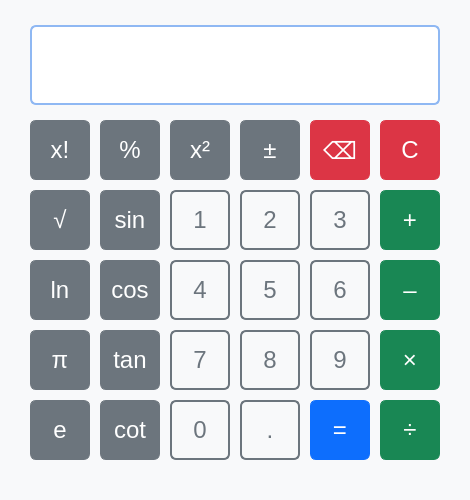
<?xml version="1.0" encoding="UTF-8"?>
<ui version="4.0">
 <class>MainWindow</class>
 <widget class="QMainWindow" name="MainWindow">
  <property name="geometry">
   <rect>
    <x>0</x>
    <y>0</y>
    <width>470</width>
    <height>500</height>
   </rect>
  </property>
  <property name="font">
   <font>
    <pointsize>18</pointsize>
   </font>
  </property>
  <property name="windowTitle">
   <string>MainWindow</string>
  </property>
  <property name="styleSheet">
   <string notr="true">border: none;
background-color: rgb(248, 249, 250);</string>
  </property>
  <widget class="QWidget" name="centralwidget">
   <widget class="QLineEdit" name="expLine">
    <property name="geometry">
     <rect>
      <x>30</x>
      <y>25</y>
      <width>410</width>
      <height>80</height>
     </rect>
    </property>
    <property name="font">
     <font>
      <pointsize>18</pointsize>
      <bold>false</bold>
     </font>
    </property>
    <property name="focusPolicy">
     <enum>Qt::NoFocus</enum>
    </property>
    <property name="styleSheet">
     <string notr="true">QLineEdit {
background-color: white;
border: 2px solid rgb(143,184,243);
border-radius: 6px;
color:rgb(0, 0, 0);
}
QLineEdit:focus {
border: 2px solid rgb(143,184,243);
}</string>
    </property>
    <property name="inputMask">
     <string/>
    </property>
    <property name="maxLength">
     <number>100</number>
    </property>
    <property name="alignment">
     <set>Qt::AlignBottom|Qt::AlignLeading|Qt::AlignLeft</set>
    </property>
    <property name="readOnly">
     <bool>true</bool>
    </property>
    <property name="clearButtonEnabled">
     <bool>false</bool>
    </property>
   </widget>
   <widget class="QPushButton" name="numButt_1">
    <property name="geometry">
     <rect>
      <x>170</x>
      <y>190</y>
      <width>60</width>
      <height>60</height>
     </rect>
    </property>
    <property name="font">
     <font>
      <pointsize>18</pointsize>
     </font>
    </property>
    <property name="focusPolicy">
     <enum>Qt::NoFocus</enum>
    </property>
    <property name="styleSheet">
     <string notr="true">QPushButton {
color: rgb(108,117,125);
border:2px solid rgb(108,117,125);
border-radius: 6px;
background-color: transparent;
}
QPushButton:hover {
border-color: rgb(108, 117, 125);
background-color: rgb(108, 117, 125);
color: rgb(255, 255, 255);
}</string>
    </property>
    <property name="text">
     <string>1</string>
    </property>
   </widget>
   <widget class="QPushButton" name="numButt_2">
    <property name="geometry">
     <rect>
      <x>240</x>
      <y>190</y>
      <width>60</width>
      <height>60</height>
     </rect>
    </property>
    <property name="font">
     <font>
      <pointsize>18</pointsize>
     </font>
    </property>
    <property name="focusPolicy">
     <enum>Qt::NoFocus</enum>
    </property>
    <property name="styleSheet">
     <string notr="true">QPushButton {
color: rgb(108,117,125);
border:2px solid rgb(108,117,125);
border-radius: 6px;
background-color: transparent;
}
QPushButton:hover {
border-color: rgb(108, 117, 125);
background-color: rgb(108, 117, 125);
color: rgb(255, 255, 255);
}</string>
    </property>
    <property name="text">
     <string>2</string>
    </property>
   </widget>
   <widget class="QPushButton" name="numButt_3">
    <property name="geometry">
     <rect>
      <x>310</x>
      <y>190</y>
      <width>60</width>
      <height>60</height>
     </rect>
    </property>
    <property name="font">
     <font>
      <pointsize>18</pointsize>
     </font>
    </property>
    <property name="focusPolicy">
     <enum>Qt::NoFocus</enum>
    </property>
    <property name="styleSheet">
     <string notr="true">QPushButton {
color: rgb(108,117,125);
border:2px solid rgb(108,117,125);
border-radius: 6px;
background-color: transparent;
}
QPushButton:hover {
border-color: rgb(108, 117, 125);
background-color: rgb(108, 117, 125);
color: rgb(255, 255, 255);
}</string>
    </property>
    <property name="text">
     <string>3</string>
    </property>
   </widget>
   <widget class="QPushButton" name="numButt_4">
    <property name="geometry">
     <rect>
      <x>170</x>
      <y>260</y>
      <width>60</width>
      <height>60</height>
     </rect>
    </property>
    <property name="font">
     <font>
      <pointsize>18</pointsize>
     </font>
    </property>
    <property name="focusPolicy">
     <enum>Qt::NoFocus</enum>
    </property>
    <property name="styleSheet">
     <string notr="true">QPushButton {
color: rgb(108,117,125);
border:2px solid rgb(108,117,125);
border-radius: 6px;
background-color: transparent;
}
QPushButton:hover {
border-color: rgb(108, 117, 125);
background-color: rgb(108, 117, 125);
color: rgb(255, 255, 255);
}</string>
    </property>
    <property name="text">
     <string>4</string>
    </property>
   </widget>
   <widget class="QPushButton" name="numButt_5">
    <property name="geometry">
     <rect>
      <x>240</x>
      <y>260</y>
      <width>60</width>
      <height>60</height>
     </rect>
    </property>
    <property name="font">
     <font>
      <pointsize>18</pointsize>
     </font>
    </property>
    <property name="focusPolicy">
     <enum>Qt::NoFocus</enum>
    </property>
    <property name="styleSheet">
     <string notr="true">QPushButton {
color: rgb(108,117,125);
border:2px solid rgb(108,117,125);
border-radius: 6px;
background-color: transparent;
}
QPushButton:hover {
border-color: rgb(108, 117, 125);
background-color: rgb(108, 117, 125);
color: rgb(255, 255, 255);
}</string>
    </property>
    <property name="text">
     <string>5</string>
    </property>
   </widget>
   <widget class="QPushButton" name="numButt_6">
    <property name="geometry">
     <rect>
      <x>310</x>
      <y>260</y>
      <width>60</width>
      <height>60</height>
     </rect>
    </property>
    <property name="font">
     <font>
      <pointsize>18</pointsize>
     </font>
    </property>
    <property name="focusPolicy">
     <enum>Qt::NoFocus</enum>
    </property>
    <property name="styleSheet">
     <string notr="true">QPushButton {
color: rgb(108,117,125);
border:2px solid rgb(108,117,125);
border-radius: 6px;
background-color: transparent;
}
QPushButton:hover {
border-color: rgb(108, 117, 125);
background-color: rgb(108, 117, 125);
color: rgb(255, 255, 255);
}</string>
    </property>
    <property name="text">
     <string>6</string>
    </property>
   </widget>
   <widget class="QPushButton" name="numButt_7">
    <property name="geometry">
     <rect>
      <x>170</x>
      <y>330</y>
      <width>60</width>
      <height>60</height>
     </rect>
    </property>
    <property name="font">
     <font>
      <pointsize>18</pointsize>
     </font>
    </property>
    <property name="focusPolicy">
     <enum>Qt::NoFocus</enum>
    </property>
    <property name="styleSheet">
     <string notr="true">QPushButton {
color: rgb(108,117,125);
border:2px solid rgb(108,117,125);
border-radius: 6px;
background-color: transparent;
}
QPushButton:hover {
border-color: rgb(108, 117, 125);
background-color: rgb(108, 117, 125);
color: rgb(255, 255, 255);
}</string>
    </property>
    <property name="text">
     <string>7</string>
    </property>
   </widget>
   <widget class="QPushButton" name="numButt_8">
    <property name="geometry">
     <rect>
      <x>240</x>
      <y>330</y>
      <width>60</width>
      <height>60</height>
     </rect>
    </property>
    <property name="font">
     <font>
      <pointsize>18</pointsize>
     </font>
    </property>
    <property name="focusPolicy">
     <enum>Qt::NoFocus</enum>
    </property>
    <property name="styleSheet">
     <string notr="true">QPushButton {
color: rgb(108,117,125);
border:2px solid rgb(108,117,125);
border-radius: 6px;
background-color: transparent;
}
QPushButton:hover {
border-color: rgb(108, 117, 125);
background-color: rgb(108, 117, 125);
color: rgb(255, 255, 255);
}</string>
    </property>
    <property name="text">
     <string>8</string>
    </property>
   </widget>
   <widget class="QPushButton" name="numButt_9">
    <property name="geometry">
     <rect>
      <x>310</x>
      <y>330</y>
      <width>60</width>
      <height>60</height>
     </rect>
    </property>
    <property name="font">
     <font>
      <pointsize>18</pointsize>
     </font>
    </property>
    <property name="focusPolicy">
     <enum>Qt::NoFocus</enum>
    </property>
    <property name="styleSheet">
     <string notr="true">QPushButton {
color: rgb(108,117,125);
border:2px solid rgb(108,117,125);
border-radius: 6px;
background-color: transparent;
}
QPushButton:hover {
border-color: rgb(108, 117, 125);
background-color: rgb(108, 117, 125);
color: rgb(255, 255, 255);
}</string>
    </property>
    <property name="text">
     <string>9</string>
    </property>
   </widget>
   <widget class="QPushButton" name="numButt_0">
    <property name="geometry">
     <rect>
      <x>170</x>
      <y>400</y>
      <width>60</width>
      <height>60</height>
     </rect>
    </property>
    <property name="font">
     <font>
      <pointsize>18</pointsize>
     </font>
    </property>
    <property name="focusPolicy">
     <enum>Qt::NoFocus</enum>
    </property>
    <property name="styleSheet">
     <string notr="true">QPushButton {
color: rgb(108,117,125);
border:2px solid rgb(108,117,125);
border-radius: 6px;
background-color: transparent;
}
QPushButton:hover {
border-color: rgb(108, 117, 125);
background-color: rgb(108, 117, 125);
color: rgb(255, 255, 255);
}</string>
    </property>
    <property name="text">
     <string>0</string>
    </property>
   </widget>
   <widget class="QPushButton" name="clearAllButt">
    <property name="geometry">
     <rect>
      <x>380</x>
      <y>120</y>
      <width>60</width>
      <height>60</height>
     </rect>
    </property>
    <property name="font">
     <font>
      <pointsize>18</pointsize>
     </font>
    </property>
    <property name="focusPolicy">
     <enum>Qt::NoFocus</enum>
    </property>
    <property name="styleSheet">
     <string notr="true">QPushButton {
color: white;
border:1px solid rgb(220, 53, 69);
border-radius: 6px;
background-color: rgb(220, 53, 69);
}
QPushButton:hover {
border-color: rgb(187, 45, 59);
background-color:rgb(187, 45, 59);
}</string>
    </property>
    <property name="text">
     <string>C</string>
    </property>
   </widget>
   <widget class="QPushButton" name="divButt">
    <property name="geometry">
     <rect>
      <x>380</x>
      <y>400</y>
      <width>60</width>
      <height>60</height>
     </rect>
    </property>
    <property name="font">
     <font>
      <pointsize>18</pointsize>
     </font>
    </property>
    <property name="focusPolicy">
     <enum>Qt::NoFocus</enum>
    </property>
    <property name="styleSheet">
     <string notr="true">QPushButton {
color: white;
border:1px solid rgb(25, 135, 84);
border-radius: 6px;
background-color: rgb(25, 135, 84);
}
QPushButton:hover {
border-color: rgb(21, 115, 71);
background-color: rgb(21, 115, 71)
}</string>
    </property>
    <property name="text">
     <string>÷</string>
    </property>
   </widget>
   <widget class="QPushButton" name="multButt">
    <property name="geometry">
     <rect>
      <x>380</x>
      <y>330</y>
      <width>60</width>
      <height>60</height>
     </rect>
    </property>
    <property name="font">
     <font>
      <pointsize>18</pointsize>
     </font>
    </property>
    <property name="focusPolicy">
     <enum>Qt::NoFocus</enum>
    </property>
    <property name="styleSheet">
     <string notr="true">QPushButton {
color: white;
border:1px solid rgb(25, 135, 84);
border-radius: 6px;
background-color: rgb(25, 135, 84);
}
QPushButton:hover {
border-color: rgb(21, 115, 71);
background-color: rgb(21, 115, 71)
}</string>
    </property>
    <property name="text">
     <string>×</string>
    </property>
   </widget>
   <widget class="QPushButton" name="plusButt">
    <property name="geometry">
     <rect>
      <x>380</x>
      <y>190</y>
      <width>60</width>
      <height>60</height>
     </rect>
    </property>
    <property name="font">
     <font>
      <pointsize>18</pointsize>
     </font>
    </property>
    <property name="focusPolicy">
     <enum>Qt::NoFocus</enum>
    </property>
    <property name="styleSheet">
     <string notr="true">QPushButton {
color: white;
border:1px solid rgb(25, 135, 84);
border-radius: 6px;
background-color: rgb(25, 135, 84);
}
QPushButton:hover {
border-color: rgb(21, 115, 71);
background-color: rgb(21, 115, 71)
}</string>
    </property>
    <property name="text">
     <string>+</string>
    </property>
   </widget>
   <widget class="QPushButton" name="minusButt">
    <property name="geometry">
     <rect>
      <x>380</x>
      <y>260</y>
      <width>60</width>
      <height>60</height>
     </rect>
    </property>
    <property name="font">
     <font>
      <pointsize>18</pointsize>
     </font>
    </property>
    <property name="focusPolicy">
     <enum>Qt::NoFocus</enum>
    </property>
    <property name="styleSheet">
     <string notr="true">QPushButton {
color: white;
border:1px solid rgb(25, 135, 84);
border-radius: 6px;
background-color: rgb(25, 135, 84);
}
QPushButton:hover {
border-color: rgb(21, 115, 71);
background-color: rgb(21, 115, 71)
}</string>
    </property>
    <property name="text">
     <string>–</string>
    </property>
   </widget>
   <widget class="QPushButton" name="dotButt">
    <property name="geometry">
     <rect>
      <x>240</x>
      <y>400</y>
      <width>60</width>
      <height>60</height>
     </rect>
    </property>
    <property name="font">
     <font>
      <pointsize>18</pointsize>
     </font>
    </property>
    <property name="focusPolicy">
     <enum>Qt::NoFocus</enum>
    </property>
    <property name="styleSheet">
     <string notr="true">QPushButton {
color: rgb(108,117,125);
border:2px solid rgb(108,117,125);
border-radius: 6px;
background-color: transparent;
}
QPushButton:hover {
border-color: rgb(108, 117, 125);
background-color: rgb(108, 117, 125);
color: rgb(255, 255, 255);
}</string>
    </property>
    <property name="text">
     <string>.</string>
    </property>
   </widget>
   <widget class="QPushButton" name="equalButt">
    <property name="geometry">
     <rect>
      <x>310</x>
      <y>400</y>
      <width>60</width>
      <height>60</height>
     </rect>
    </property>
    <property name="font">
     <font>
      <pointsize>18</pointsize>
     </font>
    </property>
    <property name="focusPolicy">
     <enum>Qt::NoFocus</enum>
    </property>
    <property name="styleSheet">
     <string notr="true">QPushButton {
color: white;
border:1px solid rgb(13,110,253);
border-radius: 6px;
background-color: rgb(13,110,253);
}
QPushButton:hover {
border-color: rgb(11,94,215);
background-color: rgb(11,94,215);
}</string>
    </property>
    <property name="text">
     <string>=</string>
    </property>
   </widget>
   <widget class="QPushButton" name="degreeButt">
    <property name="geometry">
     <rect>
      <x>170</x>
      <y>120</y>
      <width>60</width>
      <height>60</height>
     </rect>
    </property>
    <property name="font">
     <font>
      <pointsize>18</pointsize>
     </font>
    </property>
    <property name="focusPolicy">
     <enum>Qt::NoFocus</enum>
    </property>
    <property name="styleSheet">
     <string notr="true">QPushButton {
color: white;
border:1px solid rgb(108,117,125);
border-radius: 6px;
background-color: rgb(108,117,125);
}
QPushButton:hover {
border-color: rgb(92,99,106);
background-color: rgb(92,99,106);
}</string>
    </property>
    <property name="text">
     <string>x²</string>
    </property>
   </widget>
   <widget class="QPushButton" name="reverseButt">
    <property name="geometry">
     <rect>
      <x>240</x>
      <y>120</y>
      <width>60</width>
      <height>60</height>
     </rect>
    </property>
    <property name="font">
     <font>
      <pointsize>18</pointsize>
     </font>
    </property>
    <property name="focusPolicy">
     <enum>Qt::NoFocus</enum>
    </property>
    <property name="styleSheet">
     <string notr="true">QPushButton {
color: white;
border:1px solid rgb(108,117,125);
border-radius: 6px;
background-color: rgb(108,117,125);
}
QPushButton:hover {
border-color: rgb(92,99,106);
background-color: rgb(92,99,106);
}</string>
    </property>
    <property name="text">
     <string>±</string>
    </property>
   </widget>
   <widget class="QPushButton" name="clearButt">
    <property name="geometry">
     <rect>
      <x>310</x>
      <y>120</y>
      <width>60</width>
      <height>60</height>
     </rect>
    </property>
    <property name="font">
     <font>
      <pointsize>18</pointsize>
     </font>
    </property>
    <property name="focusPolicy">
     <enum>Qt::NoFocus</enum>
    </property>
    <property name="styleSheet">
     <string notr="true">QPushButton {
color: white;
border:1px solid rgb(220, 53, 69);
border-radius: 6px;
background-color: rgb(220, 53, 69);
}
QPushButton:hover {
border-color: rgb(187, 45, 59);
background-color:rgb(187, 45, 59);
}</string>
    </property>
    <property name="text">
     <string>⌫</string>
    </property>
   </widget>
   <widget class="QPushButton" name="perButt">
    <property name="geometry">
     <rect>
      <x>100</x>
      <y>120</y>
      <width>60</width>
      <height>60</height>
     </rect>
    </property>
    <property name="font">
     <font>
      <pointsize>18</pointsize>
     </font>
    </property>
    <property name="focusPolicy">
     <enum>Qt::NoFocus</enum>
    </property>
    <property name="styleSheet">
     <string notr="true">QPushButton {
color: white;
border:1px solid rgb(108,117,125);
border-radius: 6px;
background-color: rgb(108,117,125);
}
QPushButton:hover {
border-color: rgb(92,99,106);
background-color: rgb(92,99,106);
}</string>
    </property>
    <property name="text">
     <string>%</string>
    </property>
   </widget>
   <widget class="QPushButton" name="facButt">
    <property name="geometry">
     <rect>
      <x>30</x>
      <y>120</y>
      <width>60</width>
      <height>60</height>
     </rect>
    </property>
    <property name="font">
     <font>
      <pointsize>18</pointsize>
     </font>
    </property>
    <property name="focusPolicy">
     <enum>Qt::NoFocus</enum>
    </property>
    <property name="styleSheet">
     <string notr="true">QPushButton {
color: white;
border:1px solid rgb(108,117,125);
border-radius: 6px;
background-color: rgb(108,117,125);
}
QPushButton:hover {
border-color: rgb(92,99,106);
background-color: rgb(92,99,106);
}</string>
    </property>
    <property name="text">
     <string>x!</string>
    </property>
   </widget>
   <widget class="QPushButton" name="sinButt">
    <property name="geometry">
     <rect>
      <x>100</x>
      <y>190</y>
      <width>60</width>
      <height>60</height>
     </rect>
    </property>
    <property name="font">
     <font>
      <pointsize>18</pointsize>
     </font>
    </property>
    <property name="focusPolicy">
     <enum>Qt::NoFocus</enum>
    </property>
    <property name="styleSheet">
     <string notr="true">QPushButton {
color: white;
border:1px solid rgb(108,117,125);
border-radius: 6px;
background-color: rgb(108,117,125);
}
QPushButton:hover {
border-color: rgb(92,99,106);
background-color: rgb(92,99,106);
}</string>
    </property>
    <property name="text">
     <string>sin</string>
    </property>
   </widget>
   <widget class="QPushButton" name="cosButt">
    <property name="geometry">
     <rect>
      <x>100</x>
      <y>260</y>
      <width>60</width>
      <height>60</height>
     </rect>
    </property>
    <property name="font">
     <font>
      <pointsize>18</pointsize>
     </font>
    </property>
    <property name="focusPolicy">
     <enum>Qt::NoFocus</enum>
    </property>
    <property name="styleSheet">
     <string notr="true">QPushButton {
color: white;
border:1px solid rgb(108,117,125);
border-radius: 6px;
background-color: rgb(108,117,125);
}
QPushButton:hover {
border-color: rgb(92,99,106);
background-color: rgb(92,99,106);
}</string>
    </property>
    <property name="text">
     <string>cos</string>
    </property>
   </widget>
   <widget class="QPushButton" name="tanButt">
    <property name="geometry">
     <rect>
      <x>100</x>
      <y>330</y>
      <width>60</width>
      <height>60</height>
     </rect>
    </property>
    <property name="font">
     <font>
      <pointsize>18</pointsize>
     </font>
    </property>
    <property name="focusPolicy">
     <enum>Qt::NoFocus</enum>
    </property>
    <property name="styleSheet">
     <string notr="true">QPushButton {
color: white;
border:1px solid rgb(108,117,125);
border-radius: 6px;
background-color: rgb(108,117,125);
}
QPushButton:hover {
border-color: rgb(92,99,106);
background-color: rgb(92,99,106);
}</string>
    </property>
    <property name="text">
     <string>tan</string>
    </property>
   </widget>
   <widget class="QPushButton" name="cotButt">
    <property name="geometry">
     <rect>
      <x>100</x>
      <y>400</y>
      <width>60</width>
      <height>60</height>
     </rect>
    </property>
    <property name="font">
     <font>
      <pointsize>18</pointsize>
     </font>
    </property>
    <property name="focusPolicy">
     <enum>Qt::NoFocus</enum>
    </property>
    <property name="styleSheet">
     <string notr="true">QPushButton {
color: white;
border:1px solid rgb(108,117,125);
border-radius: 6px;
background-color: rgb(108,117,125);
}
QPushButton:hover {
border-color: rgb(92,99,106);
background-color: rgb(92,99,106);
}</string>
    </property>
    <property name="text">
     <string>cot</string>
    </property>
   </widget>
   <widget class="QPushButton" name="sqrtButt">
    <property name="geometry">
     <rect>
      <x>30</x>
      <y>190</y>
      <width>60</width>
      <height>60</height>
     </rect>
    </property>
    <property name="font">
     <font>
      <pointsize>18</pointsize>
     </font>
    </property>
    <property name="focusPolicy">
     <enum>Qt::NoFocus</enum>
    </property>
    <property name="styleSheet">
     <string notr="true">QPushButton {
color: white;
border:1px solid rgb(108,117,125);
border-radius: 6px;
background-color: rgb(108,117,125);
}
QPushButton:hover {
border-color: rgb(92,99,106);
background-color: rgb(92,99,106);
}</string>
    </property>
    <property name="text">
     <string>√</string>
    </property>
   </widget>
   <widget class="QPushButton" name="logButt">
    <property name="geometry">
     <rect>
      <x>30</x>
      <y>260</y>
      <width>60</width>
      <height>60</height>
     </rect>
    </property>
    <property name="font">
     <font>
      <pointsize>18</pointsize>
     </font>
    </property>
    <property name="focusPolicy">
     <enum>Qt::NoFocus</enum>
    </property>
    <property name="styleSheet">
     <string notr="true">QPushButton {
color: white;
border:1px solid rgb(108,117,125);
border-radius: 6px;
background-color: rgb(108,117,125);
}
QPushButton:hover {
border-color: rgb(92,99,106);
background-color: rgb(92,99,106);
}</string>
    </property>
    <property name="text">
     <string>ln</string>
    </property>
   </widget>
   <widget class="QPushButton" name="piButt">
    <property name="geometry">
     <rect>
      <x>30</x>
      <y>330</y>
      <width>60</width>
      <height>60</height>
     </rect>
    </property>
    <property name="font">
     <font>
      <pointsize>18</pointsize>
     </font>
    </property>
    <property name="focusPolicy">
     <enum>Qt::NoFocus</enum>
    </property>
    <property name="styleSheet">
     <string notr="true">QPushButton {
color: white;
border:1px solid rgb(108,117,125);
border-radius: 6px;
background-color: rgb(108,117,125);
}
QPushButton:hover {
border-color: rgb(92,99,106);
background-color: rgb(92,99,106);
}</string>
    </property>
    <property name="text">
     <string>π</string>
    </property>
   </widget>
   <widget class="QPushButton" name="expButt">
    <property name="geometry">
     <rect>
      <x>30</x>
      <y>400</y>
      <width>60</width>
      <height>60</height>
     </rect>
    </property>
    <property name="font">
     <font>
      <pointsize>18</pointsize>
     </font>
    </property>
    <property name="focusPolicy">
     <enum>Qt::NoFocus</enum>
    </property>
    <property name="styleSheet">
     <string notr="true">QPushButton {
color: white;
border:1px solid rgb(108,117,125);
border-radius: 6px;
background-color: rgb(108,117,125);
}
QPushButton:hover {
border-color: rgb(92,99,106);
background-color: rgb(92,99,106);
}</string>
    </property>
    <property name="text">
     <string>e</string>
    </property>
   </widget>
   <widget class="QFrame" name="facFrame">
    <property name="geometry">
     <rect>
      <x>27</x>
      <y>117</y>
      <width>66</width>
      <height>66</height>
     </rect>
    </property>
    <property name="focusPolicy">
     <enum>Qt::NoFocus</enum>
    </property>
    <property name="frameShape">
     <enum>QFrame::StyledPanel</enum>
    </property>
    <property name="frameShadow">
     <enum>QFrame::Raised</enum>
    </property>
   </widget>
   <widget class="QFrame" name="degreeFrame">
    <property name="geometry">
     <rect>
      <x>167</x>
      <y>117</y>
      <width>66</width>
      <height>66</height>
     </rect>
    </property>
    <property name="focusPolicy">
     <enum>Qt::NoFocus</enum>
    </property>
    <property name="frameShape">
     <enum>QFrame::StyledPanel</enum>
    </property>
    <property name="frameShadow">
     <enum>QFrame::Raised</enum>
    </property>
   </widget>
   <widget class="QFrame" name="reverseFrame">
    <property name="geometry">
     <rect>
      <x>237</x>
      <y>117</y>
      <width>66</width>
      <height>66</height>
     </rect>
    </property>
    <property name="focusPolicy">
     <enum>Qt::NoFocus</enum>
    </property>
    <property name="frameShape">
     <enum>QFrame::StyledPanel</enum>
    </property>
    <property name="frameShadow">
     <enum>QFrame::Raised</enum>
    </property>
   </widget>
   <widget class="QFrame" name="perFrame">
    <property name="geometry">
     <rect>
      <x>97</x>
      <y>117</y>
      <width>66</width>
      <height>66</height>
     </rect>
    </property>
    <property name="focusPolicy">
     <enum>Qt::NoFocus</enum>
    </property>
    <property name="frameShape">
     <enum>QFrame::StyledPanel</enum>
    </property>
    <property name="frameShadow">
     <enum>QFrame::Raised</enum>
    </property>
   </widget>
   <widget class="QFrame" name="clearFrame">
    <property name="geometry">
     <rect>
      <x>307</x>
      <y>117</y>
      <width>66</width>
      <height>66</height>
     </rect>
    </property>
    <property name="focusPolicy">
     <enum>Qt::NoFocus</enum>
    </property>
    <property name="frameShape">
     <enum>QFrame::StyledPanel</enum>
    </property>
    <property name="frameShadow">
     <enum>QFrame::Raised</enum>
    </property>
   </widget>
   <widget class="QFrame" name="sqrtFrame">
    <property name="geometry">
     <rect>
      <x>27</x>
      <y>187</y>
      <width>66</width>
      <height>66</height>
     </rect>
    </property>
    <property name="focusPolicy">
     <enum>Qt::NoFocus</enum>
    </property>
    <property name="frameShape">
     <enum>QFrame::StyledPanel</enum>
    </property>
    <property name="frameShadow">
     <enum>QFrame::Raised</enum>
    </property>
   </widget>
   <widget class="QFrame" name="logFrame">
    <property name="geometry">
     <rect>
      <x>27</x>
      <y>257</y>
      <width>66</width>
      <height>66</height>
     </rect>
    </property>
    <property name="focusPolicy">
     <enum>Qt::NoFocus</enum>
    </property>
    <property name="frameShape">
     <enum>QFrame::StyledPanel</enum>
    </property>
    <property name="frameShadow">
     <enum>QFrame::Raised</enum>
    </property>
   </widget>
   <widget class="QFrame" name="piFrame">
    <property name="geometry">
     <rect>
      <x>27</x>
      <y>327</y>
      <width>66</width>
      <height>66</height>
     </rect>
    </property>
    <property name="focusPolicy">
     <enum>Qt::NoFocus</enum>
    </property>
    <property name="frameShape">
     <enum>QFrame::StyledPanel</enum>
    </property>
    <property name="frameShadow">
     <enum>QFrame::Raised</enum>
    </property>
   </widget>
   <widget class="QFrame" name="expFrame">
    <property name="geometry">
     <rect>
      <x>27</x>
      <y>397</y>
      <width>66</width>
      <height>66</height>
     </rect>
    </property>
    <property name="focusPolicy">
     <enum>Qt::NoFocus</enum>
    </property>
    <property name="frameShape">
     <enum>QFrame::StyledPanel</enum>
    </property>
    <property name="frameShadow">
     <enum>QFrame::Raised</enum>
    </property>
   </widget>
   <widget class="QFrame" name="sinFrame">
    <property name="geometry">
     <rect>
      <x>97</x>
      <y>187</y>
      <width>66</width>
      <height>66</height>
     </rect>
    </property>
    <property name="focusPolicy">
     <enum>Qt::NoFocus</enum>
    </property>
    <property name="frameShape">
     <enum>QFrame::StyledPanel</enum>
    </property>
    <property name="frameShadow">
     <enum>QFrame::Raised</enum>
    </property>
   </widget>
   <widget class="QFrame" name="cosFrame">
    <property name="geometry">
     <rect>
      <x>97</x>
      <y>257</y>
      <width>66</width>
      <height>66</height>
     </rect>
    </property>
    <property name="focusPolicy">
     <enum>Qt::NoFocus</enum>
    </property>
    <property name="frameShape">
     <enum>QFrame::StyledPanel</enum>
    </property>
    <property name="frameShadow">
     <enum>QFrame::Raised</enum>
    </property>
   </widget>
   <widget class="QFrame" name="tanFrame">
    <property name="geometry">
     <rect>
      <x>97</x>
      <y>327</y>
      <width>66</width>
      <height>66</height>
     </rect>
    </property>
    <property name="focusPolicy">
     <enum>Qt::NoFocus</enum>
    </property>
    <property name="frameShape">
     <enum>QFrame::StyledPanel</enum>
    </property>
    <property name="frameShadow">
     <enum>QFrame::Raised</enum>
    </property>
   </widget>
   <widget class="QFrame" name="cotFrame">
    <property name="geometry">
     <rect>
      <x>97</x>
      <y>397</y>
      <width>66</width>
      <height>66</height>
     </rect>
    </property>
    <property name="focusPolicy">
     <enum>Qt::NoFocus</enum>
    </property>
    <property name="frameShape">
     <enum>QFrame::StyledPanel</enum>
    </property>
    <property name="frameShadow">
     <enum>QFrame::Raised</enum>
    </property>
   </widget>
   <widget class="QFrame" name="clearAllFrame">
    <property name="geometry">
     <rect>
      <x>377</x>
      <y>117</y>
      <width>66</width>
      <height>66</height>
     </rect>
    </property>
    <property name="focusPolicy">
     <enum>Qt::NoFocus</enum>
    </property>
    <property name="frameShape">
     <enum>QFrame::StyledPanel</enum>
    </property>
    <property name="frameShadow">
     <enum>QFrame::Raised</enum>
    </property>
   </widget>
   <widget class="QFrame" name="plusFrame">
    <property name="geometry">
     <rect>
      <x>377</x>
      <y>187</y>
      <width>66</width>
      <height>66</height>
     </rect>
    </property>
    <property name="focusPolicy">
     <enum>Qt::NoFocus</enum>
    </property>
    <property name="frameShape">
     <enum>QFrame::StyledPanel</enum>
    </property>
    <property name="frameShadow">
     <enum>QFrame::Raised</enum>
    </property>
   </widget>
   <widget class="QFrame" name="minusFrame">
    <property name="geometry">
     <rect>
      <x>377</x>
      <y>257</y>
      <width>66</width>
      <height>66</height>
     </rect>
    </property>
    <property name="focusPolicy">
     <enum>Qt::NoFocus</enum>
    </property>
    <property name="frameShape">
     <enum>QFrame::StyledPanel</enum>
    </property>
    <property name="frameShadow">
     <enum>QFrame::Raised</enum>
    </property>
   </widget>
   <widget class="QFrame" name="multFrame">
    <property name="geometry">
     <rect>
      <x>377</x>
      <y>327</y>
      <width>66</width>
      <height>66</height>
     </rect>
    </property>
    <property name="focusPolicy">
     <enum>Qt::NoFocus</enum>
    </property>
    <property name="frameShape">
     <enum>QFrame::StyledPanel</enum>
    </property>
    <property name="frameShadow">
     <enum>QFrame::Raised</enum>
    </property>
   </widget>
   <widget class="QFrame" name="divFrame">
    <property name="geometry">
     <rect>
      <x>377</x>
      <y>397</y>
      <width>66</width>
      <height>66</height>
     </rect>
    </property>
    <property name="focusPolicy">
     <enum>Qt::NoFocus</enum>
    </property>
    <property name="frameShape">
     <enum>QFrame::StyledPanel</enum>
    </property>
    <property name="frameShadow">
     <enum>QFrame::Raised</enum>
    </property>
   </widget>
   <widget class="QFrame" name="equalFrame">
    <property name="geometry">
     <rect>
      <x>307</x>
      <y>397</y>
      <width>66</width>
      <height>66</height>
     </rect>
    </property>
    <property name="focusPolicy">
     <enum>Qt::NoFocus</enum>
    </property>
    <property name="frameShape">
     <enum>QFrame::StyledPanel</enum>
    </property>
    <property name="frameShadow">
     <enum>QFrame::Raised</enum>
    </property>
   </widget>
   <widget class="QFrame" name="numFrame_1">
    <property name="geometry">
     <rect>
      <x>167</x>
      <y>187</y>
      <width>66</width>
      <height>66</height>
     </rect>
    </property>
    <property name="focusPolicy">
     <enum>Qt::NoFocus</enum>
    </property>
    <property name="frameShape">
     <enum>QFrame::StyledPanel</enum>
    </property>
    <property name="frameShadow">
     <enum>QFrame::Raised</enum>
    </property>
   </widget>
   <widget class="QFrame" name="numFrame_2">
    <property name="geometry">
     <rect>
      <x>237</x>
      <y>187</y>
      <width>66</width>
      <height>66</height>
     </rect>
    </property>
    <property name="focusPolicy">
     <enum>Qt::NoFocus</enum>
    </property>
    <property name="frameShape">
     <enum>QFrame::StyledPanel</enum>
    </property>
    <property name="frameShadow">
     <enum>QFrame::Raised</enum>
    </property>
   </widget>
   <widget class="QFrame" name="numFrame_3">
    <property name="geometry">
     <rect>
      <x>307</x>
      <y>187</y>
      <width>66</width>
      <height>66</height>
     </rect>
    </property>
    <property name="focusPolicy">
     <enum>Qt::NoFocus</enum>
    </property>
    <property name="frameShape">
     <enum>QFrame::StyledPanel</enum>
    </property>
    <property name="frameShadow">
     <enum>QFrame::Raised</enum>
    </property>
   </widget>
   <widget class="QFrame" name="numFrame_4">
    <property name="geometry">
     <rect>
      <x>167</x>
      <y>257</y>
      <width>66</width>
      <height>66</height>
     </rect>
    </property>
    <property name="focusPolicy">
     <enum>Qt::NoFocus</enum>
    </property>
    <property name="frameShape">
     <enum>QFrame::StyledPanel</enum>
    </property>
    <property name="frameShadow">
     <enum>QFrame::Raised</enum>
    </property>
   </widget>
   <widget class="QFrame" name="numFrame_5">
    <property name="geometry">
     <rect>
      <x>237</x>
      <y>257</y>
      <width>66</width>
      <height>66</height>
     </rect>
    </property>
    <property name="focusPolicy">
     <enum>Qt::NoFocus</enum>
    </property>
    <property name="frameShape">
     <enum>QFrame::StyledPanel</enum>
    </property>
    <property name="frameShadow">
     <enum>QFrame::Raised</enum>
    </property>
   </widget>
   <widget class="QFrame" name="numFrame_6">
    <property name="geometry">
     <rect>
      <x>307</x>
      <y>257</y>
      <width>66</width>
      <height>66</height>
     </rect>
    </property>
    <property name="focusPolicy">
     <enum>Qt::NoFocus</enum>
    </property>
    <property name="frameShape">
     <enum>QFrame::StyledPanel</enum>
    </property>
    <property name="frameShadow">
     <enum>QFrame::Raised</enum>
    </property>
   </widget>
   <widget class="QFrame" name="numFrame_7">
    <property name="geometry">
     <rect>
      <x>167</x>
      <y>327</y>
      <width>66</width>
      <height>66</height>
     </rect>
    </property>
    <property name="focusPolicy">
     <enum>Qt::NoFocus</enum>
    </property>
    <property name="frameShape">
     <enum>QFrame::StyledPanel</enum>
    </property>
    <property name="frameShadow">
     <enum>QFrame::Raised</enum>
    </property>
   </widget>
   <widget class="QFrame" name="numFrame_8">
    <property name="geometry">
     <rect>
      <x>237</x>
      <y>327</y>
      <width>66</width>
      <height>66</height>
     </rect>
    </property>
    <property name="focusPolicy">
     <enum>Qt::NoFocus</enum>
    </property>
    <property name="frameShape">
     <enum>QFrame::StyledPanel</enum>
    </property>
    <property name="frameShadow">
     <enum>QFrame::Raised</enum>
    </property>
   </widget>
   <widget class="QFrame" name="numFrame_9">
    <property name="geometry">
     <rect>
      <x>307</x>
      <y>327</y>
      <width>66</width>
      <height>66</height>
     </rect>
    </property>
    <property name="focusPolicy">
     <enum>Qt::NoFocus</enum>
    </property>
    <property name="frameShape">
     <enum>QFrame::StyledPanel</enum>
    </property>
    <property name="frameShadow">
     <enum>QFrame::Raised</enum>
    </property>
   </widget>
   <widget class="QFrame" name="numFrame_0">
    <property name="geometry">
     <rect>
      <x>167</x>
      <y>397</y>
      <width>66</width>
      <height>66</height>
     </rect>
    </property>
    <property name="focusPolicy">
     <enum>Qt::NoFocus</enum>
    </property>
    <property name="frameShape">
     <enum>QFrame::StyledPanel</enum>
    </property>
    <property name="frameShadow">
     <enum>QFrame::Raised</enum>
    </property>
   </widget>
   <widget class="QFrame" name="dotFrame">
    <property name="geometry">
     <rect>
      <x>237</x>
      <y>397</y>
      <width>66</width>
      <height>66</height>
     </rect>
    </property>
    <property name="focusPolicy">
     <enum>Qt::NoFocus</enum>
    </property>
    <property name="frameShape">
     <enum>QFrame::StyledPanel</enum>
    </property>
    <property name="frameShadow">
     <enum>QFrame::Raised</enum>
    </property>
   </widget>
   <zorder>dotFrame</zorder>
   <zorder>numFrame_9</zorder>
   <zorder>numFrame_8</zorder>
   <zorder>numFrame_7</zorder>
   <zorder>numFrame_6</zorder>
   <zorder>numFrame_5</zorder>
   <zorder>numFrame_4</zorder>
   <zorder>numFrame_3</zorder>
   <zorder>numFrame_2</zorder>
   <zorder>numFrame_0</zorder>
   <zorder>numFrame_1</zorder>
   <zorder>equalFrame</zorder>
   <zorder>divFrame</zorder>
   <zorder>multFrame</zorder>
   <zorder>minusFrame</zorder>
   <zorder>plusFrame</zorder>
   <zorder>clearAllFrame</zorder>
   <zorder>reverseFrame</zorder>
   <zorder>piFrame</zorder>
   <zorder>tanFrame</zorder>
   <zorder>sinFrame</zorder>
   <zorder>sqrtFrame</zorder>
   <zorder>perFrame</zorder>
   <zorder>logFrame</zorder>
   <zorder>degreeFrame</zorder>
   <zorder>clearFrame</zorder>
   <zorder>cotFrame</zorder>
   <zorder>expFrame</zorder>
   <zorder>facFrame</zorder>
   <zorder>cosFrame</zorder>
   <zorder>expLine</zorder>
   <zorder>numButt_1</zorder>
   <zorder>numButt_2</zorder>
   <zorder>numButt_3</zorder>
   <zorder>numButt_4</zorder>
   <zorder>numButt_5</zorder>
   <zorder>numButt_6</zorder>
   <zorder>numButt_7</zorder>
   <zorder>numButt_8</zorder>
   <zorder>numButt_9</zorder>
   <zorder>numButt_0</zorder>
   <zorder>clearAllButt</zorder>
   <zorder>divButt</zorder>
   <zorder>multButt</zorder>
   <zorder>plusButt</zorder>
   <zorder>minusButt</zorder>
   <zorder>dotButt</zorder>
   <zorder>equalButt</zorder>
   <zorder>degreeButt</zorder>
   <zorder>reverseButt</zorder>
   <zorder>clearButt</zorder>
   <zorder>perButt</zorder>
   <zorder>facButt</zorder>
   <zorder>sinButt</zorder>
   <zorder>cosButt</zorder>
   <zorder>tanButt</zorder>
   <zorder>cotButt</zorder>
   <zorder>sqrtButt</zorder>
   <zorder>logButt</zorder>
   <zorder>piButt</zorder>
   <zorder>expButt</zorder>
  </widget>
 </widget>
 <resources/>
 <connections/>
</ui>
